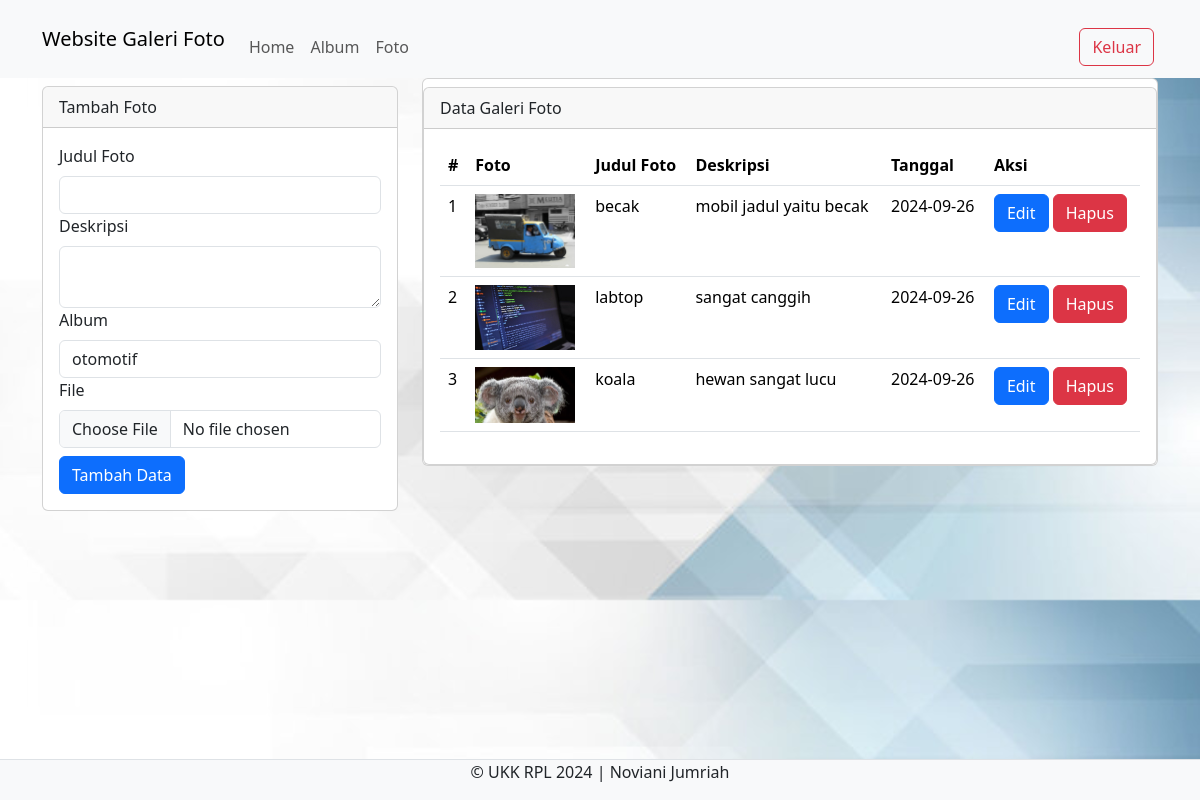
The app's page /admin/foto.php (signed in) with its own data.
### tables this page shows
CREATE TABLE `foto` (
  `fotoid` int(11) NOT NULL,
  `judulfoto` varchar(255) NOT NULL,
  `deskripsifoto` text NOT NULL,
  `tanggalunggah` date NOT NULL,
  `lokasifile` varchar(255) NOT NULL,
  `albumid` int(11) NOT NULL,
  `userid` int(11) NOT NULL
);

### admin/foto.php (the view, shortened to what this page needs)
<?php
include '../config/koneksi.php';
?>
<!DOCTYPE html>
<html>
<head>
    <link rel="stylesheet" type="text/css" href="../assets/css/bootstrap.min.css">
</head>
<body class="bg-image">
<nav class="navbar navbar-expand-lg bg-body-tertiary">
  <div class="container">
    <a class="navbar-brand" href="index.php">Website Galeri Foto</a>
    <div class="collapse navbar-collapse mt-3" id="navbarNavAltMarkup">
      <div class="navbar-nav me-auto">
      <a href="home.php" class="nav-link">Home</a>
       <a href="album.php" class="nav-link">Album</a>
       <a href="foto.php" class="nav-link">Foto</a>
      </div>
      <a href="../config/aksi_logout.php" class="btn btn-outline-danger m-1">Keluar</a>
    </div>
  </div>
</nav>
<div class="container">
  <div class="row">
    <div class="col-md-4">
      <div class="card mt-2">
        <div class="card-header">Tambah Foto</div>
        <div class="card-body">
          <form action="../config/aksi_foto.php" method="POST" enctype="multipart/form-data">
            <label class="form-label">Judul Foto</label>
            <input type="text" name="judulfoto" class="form-control" required>
            <label class="form-label">Deskripsi</label>
            <textarea class="form-control" name="deskripsifoto" required></textarea>
            <label class="form-label">Album</label>
            <select class="form-control" name="albumid" required>
              <?php
              $userid = $_SESSION['userid'];
              $sql_album = mysqli_query($koneksi, "SELECT * FROM album WHERE userid='$userid'");
              while($data_album = mysqli_fetch_array($sql_album)){ ?>
              <option value="<?php echo $data_album['albumid'] ?>"><?php echo $data_album['namaalbum'] ?></option>
              <?php } ?>
            </select>
            <label class="form-label">File</label>
            <input type="file" class="form-control" name="lokasifile" required>
            <button type="submit" class="btn btn-primary mt-2" name="tambah">Tambah Data</button>
          </form>
        </div>
      </div>
    </div>
    <div class="col-md-8">
      <div class="card">
        <div class="card mt-2">
          <div class="card-header">Data Galeri Foto</div>
          <div class="card-body">
            <table class="table">
              <thead>
                <tr>
                  <th>#</th>
                  <th>Foto</th>
                  <th>Judul Foto</th>
                  <th>Deskripsi</th>
                  <th>Tanggal</th>
                  <th>Aksi</th>
                </tr>
              </thead>
              <tbody>
              <?php
                $no = 1;
                $userid = $_SESSION['userid'];
                $sql = mysqli_query($koneksi, "SELECT * FROM foto WHERE userid='$userid'");
                while($data = mysqli_fetch_array($sql)){
                 ?>
                <tr>
                  <td><?php echo $no++ ?></td>
                  <td><img src="../assets/img/<?php echo $data['lokasifile'] ?>" width="100"></td>
                  <td><?php echo $data['judulfoto'] ?></td>
                  <td><?php echo $data['deskripsifoto'] ?></td>
                  <td><?php echo $data['tanggalunggah'] ?></td>
                  <td>
                  <button type="button" class="btn btn-primary" data-bs-toggle="modal" data-bs-target="#edit<?php echo $data['fotoid'] ?>">
                      Edit
                    </button>
                    <button type="button" class="btn btn-danger" data-bs-toggle="modal" data-bs-target="#hapus<?php echo $data['fotoid'] ?>">
                      Hapus
                    </button>
                  </td>
                </tr>
                <?php } ?>
              </tbody>
            </table>
          </div>
        </div>
      </div>
    </div>
  </div>
</div>
<footer class="d-flex justify-content-center border-top mt-3 bg-light fixed-bottom">
    <p>&copy; UKK RPL 2024 | Noviani Jumriah </p>
</footer>
</body>
</html>

### admin/foto.php (style rules this page uses)
body { background-image: url('../assets/img/bg.jpg'); background-size: cover; }

### records on screen
foto: lokasifile (picture), judulfoto "becak", deskripsifoto "mobil jadul yaitu becak", tanggalunggah "2024-09-26"
foto: lokasifile (picture), judulfoto "labtop", deskripsifoto "sangat canggih", tanggalunggah "2024-09-26"
foto: lokasifile (picture), judulfoto "koala", deskripsifoto "hewan sangat lucu", tanggalunggah "2024-09-26"

### other values on screen
form field albumid "otomotif"
